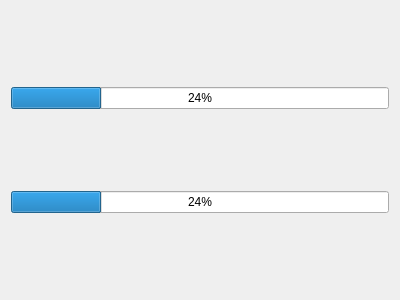
<?xml version="1.0" encoding="UTF-8"?>
<ui version="4.0">
 <class>VuMeter</class>
 <widget class="QWidget" name="VuMeter">
  <property name="geometry">
   <rect>
    <x>0</x>
    <y>0</y>
    <width>400</width>
    <height>300</height>
   </rect>
  </property>
  <property name="windowTitle">
   <string>Form</string>
  </property>
  <layout class="QVBoxLayout" name="verticalLayout">
   <item>
    <widget class="QProgressBar" name="progressBar_2">
     <property name="value">
      <number>24</number>
     </property>
    </widget>
   </item>
   <item>
    <widget class="QProgressBar" name="progressBar">
     <property name="value">
      <number>24</number>
     </property>
    </widget>
   </item>
  </layout>
 </widget>
 <resources/>
 <connections/>
</ui>
